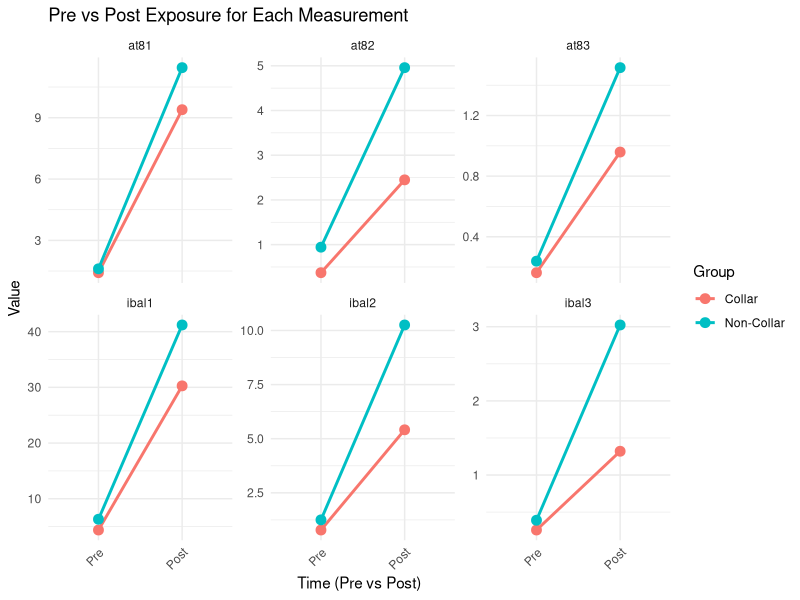

Source code (R):
library(tidyr)
library(dplyr)
library(ggplot2)
library(reshape2)
library(pwr)

data <- data.frame(
  Measurement = c("ibal1", "ibal2", "ibal3", "at81", "at82", "at83"),
  Injured_Collar_Mean = c(30.26563, 5.410924, 1.320725, 9.392619, 2.448499, 0.958879),
  Injured_Collar_SE = c(2.798241, 1.263142, 0.385982, 1.491297, 0.391716, 0.111136),
  Injured_Non_Collar_Mean = c(41.19826, 10.25221, 3.023864, 11.44914, 4.958143, 1.515841),
  Injured_Non_Collar_SE = c(2.974156, 2.259893, 0.924089, 2.428651, 1.628793, 0.320597)
)

set.seed(123)
scaling_factor <- 0.15

data$Pre_Injured_Collar <- rnorm(nrow(data), mean = scaling_factor * data$Injured_Collar_Mean, sd = 0.1 * data$Injured_Collar_SE)
data$Pre_Injured_Non_Collar <- rnorm(nrow(data), mean = scaling_factor * data$Injured_Non_Collar_Mean, sd = 0.1 * data$Injured_Non_Collar_SE)



plot_data <- data.frame(
  Measurement = rep(data$Measurement, 2),
  Group = rep(c("Collar", "Non-Collar"), each = nrow(data)),
  Pre = c(data$Pre_Injured_Collar, data$Pre_Injured_Non_Collar),
  Post = c(data$Injured_Collar_Mean, data$Injured_Non_Collar_Mean)
)

plot_data_melted <- melt(plot_data, id.vars = c("Measurement", "Group"), variable.name = "Time", value.name = "Value")

ggplot(plot_data_melted, aes(x = Time, y = Value, group = Group, color = Group)) +
  geom_line(size = 1) +
  geom_point(size = 3) +
  facet_wrap(~ Measurement, ncol = 3, scales = "free_y") +
  labs(title = "Pre vs Post Exposure for Each Measurement", x = "Time (Pre vs Post)", y = "Value", color = "Group") +
  theme_minimal() +
  theme(axis.text.x = element_text(angle = 45, hjust = 1))

N_collar <- 8
N_noncollar <- 6

data$Injured_Collar_SD <- data$Injured_Collar_SE * sqrt(N_collar)
data$Injured_Non_Collar_SD <- data$Injured_Non_Collar_SE * sqrt(N_noncollar)


data$Pre_Injured_Collar_Mean <- scaling_factor * data$Injured_Collar_Mean
data$Pre_Injured_Non_Collar_Mean <- scaling_factor * data$Injured_Non_Collar_Mean
data$Pre_Injured_Collar_SD <- scaling_factor * data$Injured_Collar_SD
data$Pre_Injured_Non_Collar_SD <- scaling_factor * data$Injured_Non_Collar_SD

final_data <- data.frame(
  Name = c(
    paste("Pre", data$Measurement, sep = "_"), paste("Post", data$Measurement, sep = "_"),
    paste("Pre", data$Measurement, sep = "_"), paste("Post", data$Measurement, sep = "_")
  ),
  Status = c(rep("Noncollar", 6), rep("Noncollar", 6), rep("Collar", 6), rep("Collar", 6)),
  N = c(rep(N_noncollar, 12), rep(N_collar, 12)),
  Mean = c(data$Pre_Injured_Non_Collar_Mean, data$Injured_Non_Collar_Mean, data$Pre_Injured_Collar_Mean, data$Injured_Collar_Mean),
  SD = c(data$Pre_Injured_Non_Collar_SD, data$Injured_Non_Collar_SD, data$Pre_Injured_Collar_SD, data$Injured_Collar_SD)
)

final_data

split_sex <- function(row) {
  n1 <- floor(row$N / 2)
  n2 <- row$N - n1
  mean1 <- row$Mean - 0.1 * row$SD
  mean2 <- row$Mean + 0.1 * row$SD
  sd1 <- sqrt((row$SD^2) / 2)
  sd2 <- sqrt((row$SD^2) / 2)
  
  data.frame(
    Name = rep(row$Name, 2),
    Status = rep(row$Status, 2),
    Sex = c(0, 1),
    N = c(n1, n2),
    Mean = c(mean1, mean2),
    SD = c(sd1, sd2)
  )
}

gender_df <- bind_rows(lapply(1:nrow(final_data), function(i) split_sex(final_data[i, ])))
gender_df

metrics <- unique(sub("Pre_", "", sub("Post_", "", gender_df$Name)))
results <- list()

for (metric in metrics) {
  metric_data <- gender_df[gender_df$Name %in% c(paste0("Pre_", metric), paste0("Post_", metric)), ]
  
  metric_data_wide <- reshape(metric_data, 
                              idvar = c("Status", "Sex"),
                              timevar = "Name",
                              direction = "wide")
  
  pre_var <- paste0("Mean.Pre_", metric)
  post_var <- paste0("Mean.Post_", metric)
  
  mean_sham_pre <- mean(metric_data_wide[[pre_var]][metric_data_wide$Status == "Noncollar"], na.rm = TRUE)
  mean_sham_post <- mean(metric_data_wide[[post_var]][metric_data_wide$Status == "Noncollar"], na.rm = TRUE)
  mean_blast_pre <- mean(metric_data_wide[[pre_var]][metric_data_wide$Status == "Collar"], na.rm = TRUE)
  mean_blast_post <- mean(metric_data_wide[[post_var]][metric_data_wide$Status == "Collar"], na.rm = TRUE)
  
  sd_sham_pre <- mean(metric_data_wide[[paste0("SD.Pre_", metric)]][metric_data_wide$Status == "Noncollar"], na.rm = TRUE)
  sd_sham_post <- mean(metric_data_wide[[paste0("SD.Post_", metric)]][metric_data_wide$Status == "Noncollar"], na.rm = TRUE)
  sd_blast_pre <- mean(metric_data_wide[[paste0("SD.Pre_", metric)]][metric_data_wide$Status == "Collar"], na.rm = TRUE)
  sd_blast_post <- mean(metric_data_wide[[paste0("SD.Post_", metric)]][metric_data_wide$Status == "Collar"], na.rm = TRUE)
  
  pooled_sd <- sqrt((sd_sham_pre^2 + sd_sham_post^2 + sd_blast_pre^2 + sd_blast_post^2) / 1.75)
  
  interaction_effect <- ((mean_sham_post - mean_sham_pre) - (mean_blast_post - mean_blast_pre)) / pooled_sd
  
  f_squared <- (interaction_effect^2) / 4
  
  sample_size_estimation <- pwr.f2.test(u = 2, f2 = f_squared, sig.level = 0.05, power = 0.80)
  
  total_sample_size <- ceiling(sample_size_estimation$v + 1 + 2)
  
  results[[metric]] <- list(
    interaction_effect = interaction_effect,
    f_squared = f_squared,
    sample_size_estimation = sample_size_estimation,
    sample_size_per_group = total_sample_size
  )
}

for (metric in names(results)) {
  cat("\n---", metric, "---\n")
  cat("Interaction Effect (Cohen's d):", results[[metric]]$interaction_effect, "\n")
  cat("Cohen's f^2:", results[[metric]]$f_squared, "\n")
  print(results[[metric]]$sample_size_estimation)
  cat("Estimated total sample size (collar and non collar):", results[[metric]]$sample_size_per_group, "\n")
}
